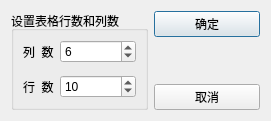
<?xml version="1.0" encoding="UTF-8"?>
<ui version="4.0">
 <class>DialogSize</class>
 <widget class="QDialog" name="DialogSize">
  <property name="geometry">
   <rect>
    <x>0</x>
    <y>0</y>
    <width>271</width>
    <height>115</height>
   </rect>
  </property>
  <property name="windowTitle">
   <string>DialogSize</string>
  </property>
  <layout class="QHBoxLayout" name="horizontalLayout">
   <item>
    <widget class="QGroupBox" name="groupBox">
     <property name="title">
      <string>设置表格行数和列数</string>
     </property>
     <layout class="QFormLayout" name="formLayout">
      <item row="0" column="0">
       <widget class="QLabel" name="label_2">
        <property name="text">
         <string>列  数</string>
        </property>
       </widget>
      </item>
      <item row="0" column="1">
       <widget class="QSpinBox" name="spinBoxColumn">
        <property name="minimum">
         <number>1</number>
        </property>
        <property name="maximum">
         <number>500</number>
        </property>
        <property name="value">
         <number>6</number>
        </property>
       </widget>
      </item>
      <item row="2" column="0">
       <widget class="QLabel" name="label">
        <property name="text">
         <string>行  数</string>
        </property>
       </widget>
      </item>
      <item row="2" column="1">
       <widget class="QSpinBox" name="spinBoxRow">
        <property name="minimum">
         <number>1</number>
        </property>
        <property name="maximum">
         <number>500</number>
        </property>
        <property name="value">
         <number>10</number>
        </property>
       </widget>
      </item>
      <item row="1" column="1">
       <spacer name="verticalSpacer">
        <property name="orientation">
         <enum>Qt::Vertical</enum>
        </property>
        <property name="sizeHint" stdset="0">
         <size>
          <width>20</width>
          <height>40</height>
         </size>
        </property>
       </spacer>
      </item>
     </layout>
    </widget>
   </item>
   <item>
    <layout class="QVBoxLayout" name="verticalLayout">
     <item>
      <widget class="QPushButton" name="btnOK">
       <property name="text">
        <string>确定</string>
       </property>
       <property name="icon">
        <iconset resource="../../../../../../../Qt/chap06Forms/samp6_2CustomDialogs/res.qrc">
         <normaloff>:/images/images/704.bmp</normaloff>:/images/images/704.bmp</iconset>
       </property>
      </widget>
     </item>
     <item>
      <spacer name="verticalSpacer_2">
       <property name="orientation">
        <enum>Qt::Vertical</enum>
       </property>
       <property name="sizeHint" stdset="0">
        <size>
         <width>20</width>
         <height>40</height>
        </size>
       </property>
      </spacer>
     </item>
     <item>
      <widget class="QPushButton" name="btnCancel">
       <property name="text">
        <string>取消</string>
       </property>
       <property name="icon">
        <iconset resource="../../../../../../../Qt/chap06Forms/samp6_2CustomDialogs/res.qrc">
         <normaloff>:/images/images/706.bmp</normaloff>:/images/images/706.bmp</iconset>
       </property>
      </widget>
     </item>
    </layout>
   </item>
  </layout>
 </widget>
 <resources>
  <include location="../../../../../../../Qt/chap06Forms/samp6_2CustomDialogs/res.qrc"/>
 </resources>
 <connections/>
</ui>
